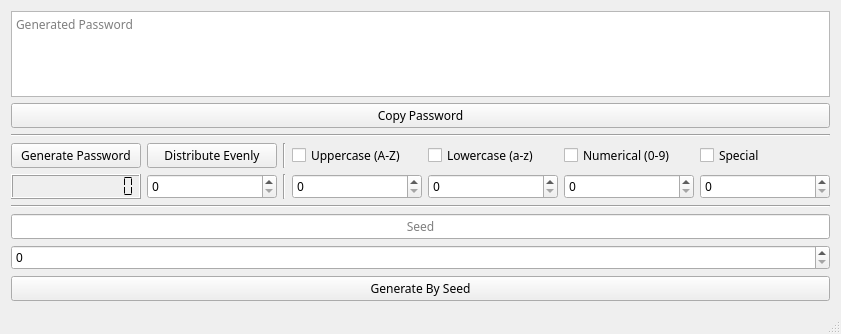
<?xml version="1.0" encoding="UTF-8"?>
<ui version="4.0">
 <class>MainWindow</class>
 <widget class="QMainWindow" name="MainWindow">
  <property name="geometry">
   <rect>
    <x>0</x>
    <y>0</y>
    <width>841</width>
    <height>334</height>
   </rect>
  </property>
  <property name="maximumSize">
   <size>
    <width>16777215</width>
    <height>500</height>
   </size>
  </property>
  <property name="windowTitle">
   <string>Password Generator</string>
  </property>
  <widget class="QWidget" name="centralWidget">
   <layout class="QVBoxLayout" name="verticalLayout_2" stretch="3,0,2,2,2,2">
    <item>
     <widget class="QTextEdit" name="textEdit_Output">
      <property name="font">
       <font>
        <family>Menlo</family>
       </font>
      </property>
      <property name="readOnly">
       <bool>true</bool>
      </property>
      <property name="placeholderText">
       <string>Generated Password</string>
      </property>
     </widget>
    </item>
    <item>
     <widget class="QPushButton" name="btn_copy">
      <property name="minimumSize">
       <size>
        <width>0</width>
        <height>25</height>
       </size>
      </property>
      <property name="font">
       <font>
        <family>Menlo</family>
       </font>
      </property>
      <property name="text">
       <string>Copy Password</string>
      </property>
     </widget>
    </item>
    <item>
     <widget class="Line" name="line_divider1">
      <property name="orientation">
       <enum>Qt::Horizontal</enum>
      </property>
     </widget>
    </item>
    <item>
     <layout class="QGridLayout" name="gridLayout">
      <item row="0" column="6">
       <widget class="QCheckBox" name="check_special">
        <property name="font">
         <font>
          <family>Menlo</family>
         </font>
        </property>
        <property name="text">
         <string>Special</string>
        </property>
       </widget>
      </item>
      <item row="0" column="1">
       <widget class="QPushButton" name="btn_distribute">
        <property name="minimumSize">
         <size>
          <width>0</width>
          <height>0</height>
         </size>
        </property>
        <property name="font">
         <font>
          <family>Menlo</family>
         </font>
        </property>
        <property name="text">
         <string>Distribute Evenly</string>
        </property>
       </widget>
      </item>
      <item row="0" column="0">
       <widget class="QPushButton" name="btn_generate">
        <property name="minimumSize">
         <size>
          <width>0</width>
          <height>0</height>
         </size>
        </property>
        <property name="font">
         <font>
          <family>Menlo</family>
         </font>
        </property>
        <property name="text">
         <string>Generate Password</string>
        </property>
       </widget>
      </item>
      <item row="0" column="4">
       <widget class="QCheckBox" name="check_lower">
        <property name="font">
         <font>
          <family>Menlo</family>
         </font>
        </property>
        <property name="text">
         <string>Lowercase (a-z)</string>
        </property>
       </widget>
      </item>
      <item row="0" column="5">
       <widget class="QCheckBox" name="check_numerical">
        <property name="font">
         <font>
          <family>Menlo</family>
         </font>
        </property>
        <property name="text">
         <string>Numerical (0-9)</string>
        </property>
       </widget>
      </item>
      <item row="1" column="5">
       <widget class="QSpinBox" name="spin_numericalSize">
        <property name="minimumSize">
         <size>
          <width>0</width>
          <height>25</height>
         </size>
        </property>
        <property name="font">
         <font>
          <family>Menlo</family>
         </font>
        </property>
        <property name="maximum">
         <number>10000</number>
        </property>
       </widget>
      </item>
      <item row="0" column="3">
       <widget class="QCheckBox" name="check_upper">
        <property name="minimumSize">
         <size>
          <width>0</width>
          <height>0</height>
         </size>
        </property>
        <property name="font">
         <font>
          <family>Menlo</family>
         </font>
        </property>
        <property name="text">
         <string>Uppercase (A-Z)</string>
        </property>
       </widget>
      </item>
      <item row="1" column="6">
       <widget class="QSpinBox" name="spin_specialSize">
        <property name="minimumSize">
         <size>
          <width>0</width>
          <height>25</height>
         </size>
        </property>
        <property name="font">
         <font>
          <family>Menlo</family>
         </font>
        </property>
        <property name="maximum">
         <number>10000</number>
        </property>
       </widget>
      </item>
      <item row="1" column="2">
       <widget class="Line" name="line_gridspacer2">
        <property name="orientation">
         <enum>Qt::Vertical</enum>
        </property>
       </widget>
      </item>
      <item row="1" column="1">
       <widget class="QSpinBox" name="spin_distSize">
        <property name="minimumSize">
         <size>
          <width>0</width>
          <height>25</height>
         </size>
        </property>
        <property name="font">
         <font>
          <family>Menlo</family>
         </font>
        </property>
        <property name="maximum">
         <number>10000</number>
        </property>
       </widget>
      </item>
      <item row="0" column="2">
       <widget class="Line" name="line_gridspacer1">
        <property name="orientation">
         <enum>Qt::Vertical</enum>
        </property>
       </widget>
      </item>
      <item row="1" column="0">
       <widget class="QLCDNumber" name="lcd_size">
        <property name="smallDecimalPoint">
         <bool>true</bool>
        </property>
        <property name="digitCount">
         <number>10</number>
        </property>
        <property name="mode">
         <enum>QLCDNumber::Dec</enum>
        </property>
        <property name="segmentStyle">
         <enum>QLCDNumber::Flat</enum>
        </property>
        <property name="value" stdset="0">
         <double>0.000000000000000</double>
        </property>
        <property name="intValue" stdset="0">
         <number>0</number>
        </property>
       </widget>
      </item>
      <item row="1" column="4">
       <widget class="QSpinBox" name="spin_lowerSize">
        <property name="minimumSize">
         <size>
          <width>0</width>
          <height>25</height>
         </size>
        </property>
        <property name="font">
         <font>
          <family>Menlo</family>
         </font>
        </property>
        <property name="maximum">
         <number>10000</number>
        </property>
       </widget>
      </item>
      <item row="1" column="3">
       <widget class="QSpinBox" name="spin_upperSize">
        <property name="minimumSize">
         <size>
          <width>0</width>
          <height>25</height>
         </size>
        </property>
        <property name="font">
         <font>
          <family>Menlo</family>
         </font>
        </property>
        <property name="maximum">
         <number>10000</number>
        </property>
       </widget>
      </item>
     </layout>
    </item>
    <item>
     <widget class="Line" name="line_divider2">
      <property name="orientation">
       <enum>Qt::Horizontal</enum>
      </property>
     </widget>
    </item>
    <item>
     <layout class="QVBoxLayout" name="verticalLayout">
      <item>
       <widget class="QLineEdit" name="line_seed">
        <property name="minimumSize">
         <size>
          <width>0</width>
          <height>25</height>
         </size>
        </property>
        <property name="font">
         <font>
          <family>Menlo</family>
         </font>
        </property>
        <property name="alignment">
         <set>Qt::AlignCenter</set>
        </property>
        <property name="placeholderText">
         <string>Seed</string>
        </property>
       </widget>
      </item>
      <item>
       <widget class="QSpinBox" name="spin_sizeBySeed">
        <property name="minimumSize">
         <size>
          <width>0</width>
          <height>25</height>
         </size>
        </property>
        <property name="maximum">
         <number>10000</number>
        </property>
       </widget>
      </item>
      <item>
       <widget class="QPushButton" name="btn_genBySeed">
        <property name="minimumSize">
         <size>
          <width>0</width>
          <height>25</height>
         </size>
        </property>
        <property name="font">
         <font>
          <family>Menlo</family>
         </font>
        </property>
        <property name="text">
         <string>Generate By Seed</string>
        </property>
       </widget>
      </item>
     </layout>
    </item>
   </layout>
  </widget>
  <widget class="QMenuBar" name="menuBar">
   <property name="geometry">
    <rect>
     <x>0</x>
     <y>0</y>
     <width>841</width>
     <height>20</height>
    </rect>
   </property>
  </widget>
  <widget class="QStatusBar" name="statusBar"/>
 </widget>
 <layoutdefault spacing="6" margin="11"/>
 <resources/>
 <connections/>
</ui>
